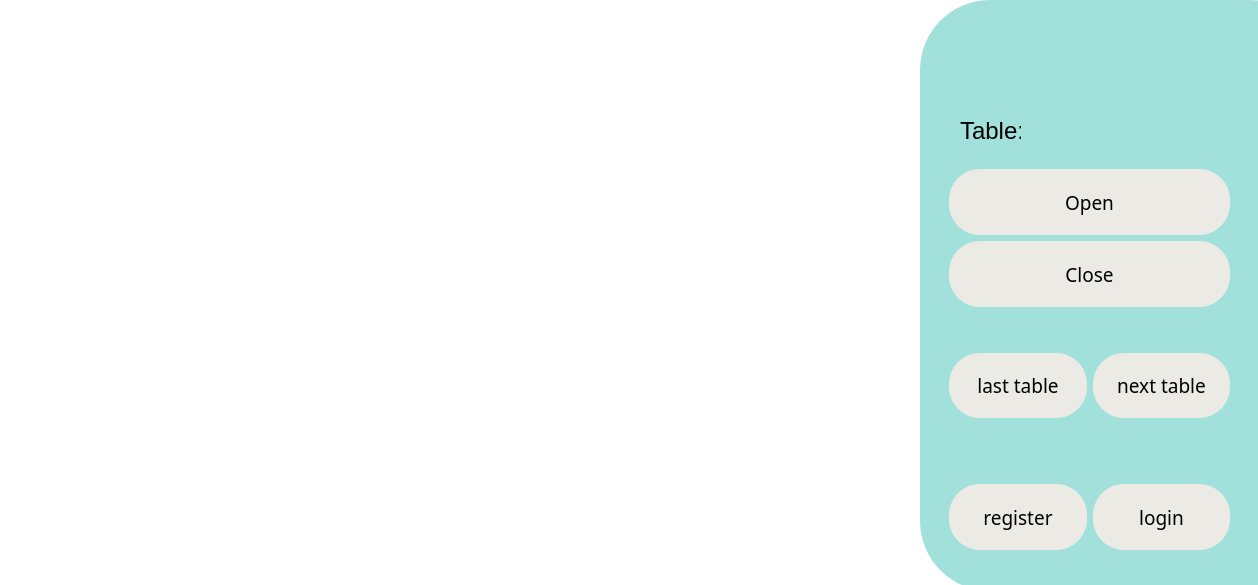
<?xml version="1.0" encoding="UTF-8"?>
<ui version="4.0">
 <class>MainWindow</class>
 <widget class="QMainWindow" name="MainWindow">
  <property name="geometry">
   <rect>
    <x>0</x>
    <y>0</y>
    <width>1258</width>
    <height>585</height>
   </rect>
  </property>
  <property name="windowTitle">
   <string>MainWindow</string>
  </property>
  <property name="styleSheet">
   <string notr="true">background-color: white</string>
  </property>
  <widget class="QWidget" name="centralwidget">
   <widget class="QTableView" name="tableView">
    <property name="geometry">
     <rect>
      <x>0</x>
      <y>0</y>
      <width>911</width>
      <height>591</height>
     </rect>
    </property>
    <property name="styleSheet">
     <string notr="true">border: transparent</string>
    </property>
   </widget>
   <widget class="QFrame" name="frame">
    <property name="geometry">
     <rect>
      <x>920</x>
      <y>0</y>
      <width>400</width>
      <height>591</height>
     </rect>
    </property>
    <property name="font">
     <font>
      <family>Yu Gothic UI Light</family>
      <pointsize>14</pointsize>
     </font>
    </property>
    <property name="styleSheet">
     <string notr="true">background-color: #a2e1db;
border-radius: 70px</string>
    </property>
    <property name="frameShape">
     <enum>QFrame::StyledPanel</enum>
    </property>
    <property name="frameShadow">
     <enum>QFrame::Raised</enum>
    </property>
    <widget class="QWidget" name="gridLayoutWidget">
     <property name="geometry">
      <rect>
       <x>29</x>
       <y>169</y>
       <width>281</width>
       <height>381</height>
      </rect>
     </property>
     <layout class="QGridLayout" name="gridLayout">
      <item row="5" column="1">
       <widget class="QPushButton" name="loginDB">
        <property name="sizePolicy">
         <sizepolicy hsizetype="Minimum" vsizetype="Expanding">
          <horstretch>0</horstretch>
          <verstretch>0</verstretch>
         </sizepolicy>
        </property>
        <property name="font">
         <font>
          <family>Yu Gothic UI Light</family>
          <pointsize>14</pointsize>
         </font>
        </property>
        <property name="styleSheet">
         <string notr="true">QPushButton:hover {
	background-color: #ffdbcc;
}

QPushButton:pressed {
	background-color: #fcb9aa;
}
QPushButton {
	background-color: #eceae4;
	border-radius: 31px;
}</string>
        </property>
        <property name="text">
         <string>login</string>
        </property>
       </widget>
      </item>
      <item row="2" column="0" colspan="2">
       <spacer name="verticalSpacer_2">
        <property name="orientation">
         <enum>Qt::Vertical</enum>
        </property>
        <property name="sizeType">
         <enum>QSizePolicy::Fixed</enum>
        </property>
        <property name="sizeHint" stdset="0">
         <size>
          <width>20</width>
          <height>40</height>
         </size>
        </property>
       </spacer>
      </item>
      <item row="3" column="0">
       <widget class="QPushButton" name="lastDB">
        <property name="sizePolicy">
         <sizepolicy hsizetype="Minimum" vsizetype="Expanding">
          <horstretch>0</horstretch>
          <verstretch>0</verstretch>
         </sizepolicy>
        </property>
        <property name="font">
         <font>
          <family>Yu Gothic UI Light</family>
          <pointsize>14</pointsize>
         </font>
        </property>
        <property name="styleSheet">
         <string notr="true">QPushButton:hover {
	background-color: #ffdbcc;
}

QPushButton:pressed {
	background-color: #fcb9aa;
}
QPushButton {
	background-color: #eceae4;
	border-radius: 31px;
}</string>
        </property>
        <property name="text">
         <string>last table</string>
        </property>
       </widget>
      </item>
      <item row="5" column="0">
       <widget class="QPushButton" name="registerDB">
        <property name="sizePolicy">
         <sizepolicy hsizetype="Minimum" vsizetype="Expanding">
          <horstretch>0</horstretch>
          <verstretch>0</verstretch>
         </sizepolicy>
        </property>
        <property name="font">
         <font>
          <family>Yu Gothic UI Light</family>
          <pointsize>14</pointsize>
         </font>
        </property>
        <property name="styleSheet">
         <string notr="true">QPushButton:hover {
	background-color: #ffdbcc;
}

QPushButton:pressed {
	background-color: #fcb9aa;
}
QPushButton {
	background-color: #eceae4;
	border-radius: 31px;
}</string>
        </property>
        <property name="text">
         <string>register</string>
        </property>
       </widget>
      </item>
      <item row="0" column="0" colspan="2">
       <widget class="QPushButton" name="openDB">
        <property name="sizePolicy">
         <sizepolicy hsizetype="Minimum" vsizetype="Expanding">
          <horstretch>0</horstretch>
          <verstretch>0</verstretch>
         </sizepolicy>
        </property>
        <property name="font">
         <font>
          <family>Yu Gothic UI Light</family>
          <pointsize>14</pointsize>
         </font>
        </property>
        <property name="styleSheet">
         <string notr="true">QPushButton:hover {
	background-color: #ffdbcc;
}

QPushButton:pressed {
	background-color: #fcb9aa;
}
QPushButton {
	background-color: #eceae4;
	border-radius: 31px;
}</string>
        </property>
        <property name="text">
         <string>Open</string>
        </property>
       </widget>
      </item>
      <item row="3" column="1">
       <widget class="QPushButton" name="nextDB">
        <property name="sizePolicy">
         <sizepolicy hsizetype="Minimum" vsizetype="Expanding">
          <horstretch>0</horstretch>
          <verstretch>0</verstretch>
         </sizepolicy>
        </property>
        <property name="font">
         <font>
          <family>Yu Gothic UI Light</family>
          <pointsize>14</pointsize>
         </font>
        </property>
        <property name="styleSheet">
         <string notr="true">QPushButton:hover {
	background-color: #ffdbcc;
}

QPushButton:pressed {
	background-color: #fcb9aa;
}
QPushButton {
	background-color: #eceae4;
	border-radius: 31px;
}</string>
        </property>
        <property name="text">
         <string>next table</string>
        </property>
       </widget>
      </item>
      <item row="4" column="0" colspan="2">
       <spacer name="verticalSpacer">
        <property name="orientation">
         <enum>Qt::Vertical</enum>
        </property>
        <property name="sizeType">
         <enum>QSizePolicy::Fixed</enum>
        </property>
        <property name="sizeHint" stdset="0">
         <size>
          <width>20</width>
          <height>60</height>
         </size>
        </property>
       </spacer>
      </item>
      <item row="1" column="0" colspan="2">
       <widget class="QPushButton" name="closeDB">
        <property name="sizePolicy">
         <sizepolicy hsizetype="Minimum" vsizetype="Expanding">
          <horstretch>0</horstretch>
          <verstretch>0</verstretch>
         </sizepolicy>
        </property>
        <property name="font">
         <font>
          <family>Yu Gothic UI Light</family>
          <pointsize>14</pointsize>
         </font>
        </property>
        <property name="styleSheet">
         <string notr="true">QPushButton:hover {
	background-color: #ffdbcc;
}

QPushButton:pressed {
	background-color: #fcb9aa;
}
QPushButton {
	background-color: #eceae4;
	border-radius: 31px;
}</string>
        </property>
        <property name="text">
         <string>Close</string>
        </property>
       </widget>
      </item>
     </layout>
    </widget>
    <widget class="QLabel" name="label">
     <property name="geometry">
      <rect>
       <x>40</x>
       <y>100</y>
       <width>61</width>
       <height>61</height>
      </rect>
     </property>
     <property name="font">
      <font>
       <family>Yu Gothic UI</family>
       <pointsize>18</pointsize>
      </font>
     </property>
     <property name="text">
      <string>Table:</string>
     </property>
    </widget>
    <widget class="QLabel" name="name_table">
     <property name="geometry">
      <rect>
       <x>110</x>
       <y>100</y>
       <width>201</width>
       <height>61</height>
      </rect>
     </property>
     <property name="font">
      <font>
       <family>Yu Gothic UI</family>
       <pointsize>18</pointsize>
      </font>
     </property>
     <property name="text">
      <string/>
     </property>
    </widget>
   </widget>
  </widget>
 </widget>
 <resources/>
 <connections/>
</ui>
